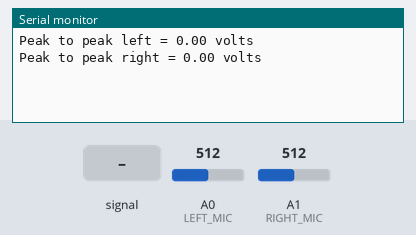
A sketch run on a simulated Arduino Uno, built with avr-gcc and run on an emulated ATmega328P. Parts: the last lines printed to the serial monitor. The inputs (shaded band) are chosen by the test bench; at power-on: A0 (LEFT_MIC) = 512, A1 (RIGHT_MIC) = 512.

Above: at 1.2 s.
1.3 s: A0 (LEFT_MIC) fed a 200 Hz sine of ±81 counts around its level
2.8 s: A1 (RIGHT_MIC) fed a 200 Hz sine of ±81 counts around its level
At 4.0 s:
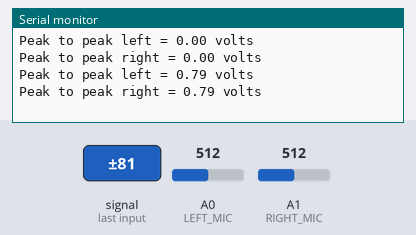
4.3 s: A0 (LEFT_MIC) fed a 1000 Hz sine of ±255 counts around its level
5.8 s: A1 (RIGHT_MIC) fed a 1000 Hz sine of ±255 counts around its level
At 7.1 s:
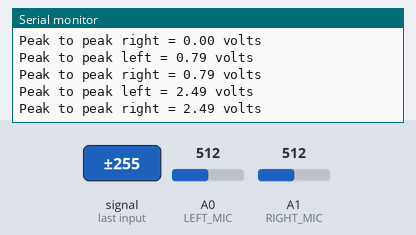

The sketch:

Scrolling_Sound_Level_Meter.ino
```cpp
/****************************************
Scrolling Sound Meter Sketch for the
Adafruit Microphone Amplifier
****************************************/

#include <Wire.h>
#include "Adafruit_LEDBackpack.h"
#include "Adafruit_GFX.h"

#define  LEFT_MIC    0
#define  RIGHT_MIC   1

#define  MAX_VOLTS   5.0
#define  MAX_STEPS   1024.0

// Include the Matrix code for display
//Adafruit_8x8matrix matrix = Adafruit_8x8matrix();

const int maxScale = 8;
const int redZone = 5;

//  Sample window width in mS (50 mS = 20Hz)
const int sampleWindow = 50;


void setup() {
  Serial.begin(115200);

  //  Pass in the address
//  matrix.begin(0x71);
}


void loop() {
    unsigned long startMillis= millis();  // Start of sample window
    unsigned int peakToPeakLeft, peakToPeakRight = 0;   // peak-to-peak levels

    unsigned int signalMaxLeft = 0, signalMaxRight = 0;
    unsigned int signalMinLeft = 1024, signalMinRight = 1024;

    double realVoltsLeft, peakVoltsLeft, realVoltsRight, peakVoltsRight;
    int displayPeakLeft, displayPeakRight;
    unsigned int sampleLeft, sampleRight;

    while (millis() - startMillis < sampleWindow) {
      sampleLeft = analogRead(LEFT_MIC);
      sampleRight = analogRead(RIGHT_MIC);

      if (sampleLeft < 1024) {
        //  Toss out spurious readings
        if (sampleLeft > signalMaxLeft) {
          //  Save just the max levels
          signalMaxLeft = sampleLeft;
        } else if (sampleLeft < signalMinLeft) {
          //  Save just the min levels
          signalMinLeft = sampleLeft;
        }
      }

      if (sampleRight < 1024) {
        //  Toss out spurious readings
        if (sampleRight > signalMaxRight) {
          //  Save just the max levels
          signalMaxRight = sampleRight;
        } else if (sampleRight < signalMinRight) {
          //  Save just the min levels
          signalMinRight = sampleRight;
        }
      }
    }

    //  Left channel
    peakToPeakLeft = signalMaxLeft - signalMinLeft;
/*
    Serial.print("Left sample = ");
    Serial.println(sampleLeft);

    Serial.print("Left peak to peak = ");
    Serial.println(peakToPeakLeft);
*/
    realVoltsLeft = (sampleLeft * MAX_VOLTS) / MAX_STEPS;
/*
    Serial.print("Real left = ");
    Serial.print(realVoltsLeft);
    Serial.println(" volts");
*/
    //  Convert to volts
    peakVoltsLeft = (peakToPeakLeft * MAX_VOLTS) / MAX_STEPS;
    Serial.print("Peak to peak left = ");
    Serial.print(peakVoltsLeft);
    Serial.println(" volts");

    //  Map 1v p-p level to the max scale of the display
    displayPeakLeft = map(peakToPeakLeft, 0, 1023, 0, maxScale);

    //  Right channel
    peakToPeakRight = signalMaxRight - signalMinRight;
/*
    Serial.print("Right sample = ");
    Serial.println(sampleRight);

    Serial.print("Right peak to peak = ");
    Serial.println(peakToPeakRight);
*/
    realVoltsRight = (sampleRight * MAX_VOLTS) / MAX_STEPS;
/*
    Serial.print("Real right = ");
    Serial.print(realVoltsRight);
    Serial.println(" volts");
*/
    //  Convert to volts
    peakVoltsRight = (peakToPeakRight * MAX_VOLTS) / MAX_STEPS;
    Serial.print("Peak to peak right = ");
    Serial.print(peakVoltsRight);
    Serial.println(" volts");

    //  Map 1v p-p level to the max scale of the display
    displayPeakRight = map(peakToPeakRight, 0, 1023, 0, maxScale);

    Serial.println();

/*
   //  Update the display:
   for (int i = 0; i < 7; i++) {  // shift the display left
      matrix.displaybuffer[i] = matrix.displaybuffer[i+1];
   }


   //  Draw the new sample
   for (int i = 0; i <= maxScale; i++) {
      if (i >= displayPeak) { // blank these pixels
         matrix.drawPixel(i, 7, 0);
      } else if (i < redZone) { // draw in green
         matrix.drawPixel(i, 7, LED_GREEN);
      } else { // Red Alert!  Red Alert!
         matrix.drawPixel(i, 7, LED_RED);
      }
   }

   //  Write the changes we just made to the display
   matrix.writeDisplay();
*/
  delay(3000);
}
```

Measured:
- after the input at 2.8 s, the serial monitor: prints a new line after 0.30 s (image 1)
- after the input at 5.8 s, the serial monitor: prints a new line after 0.36 s (image 2)
